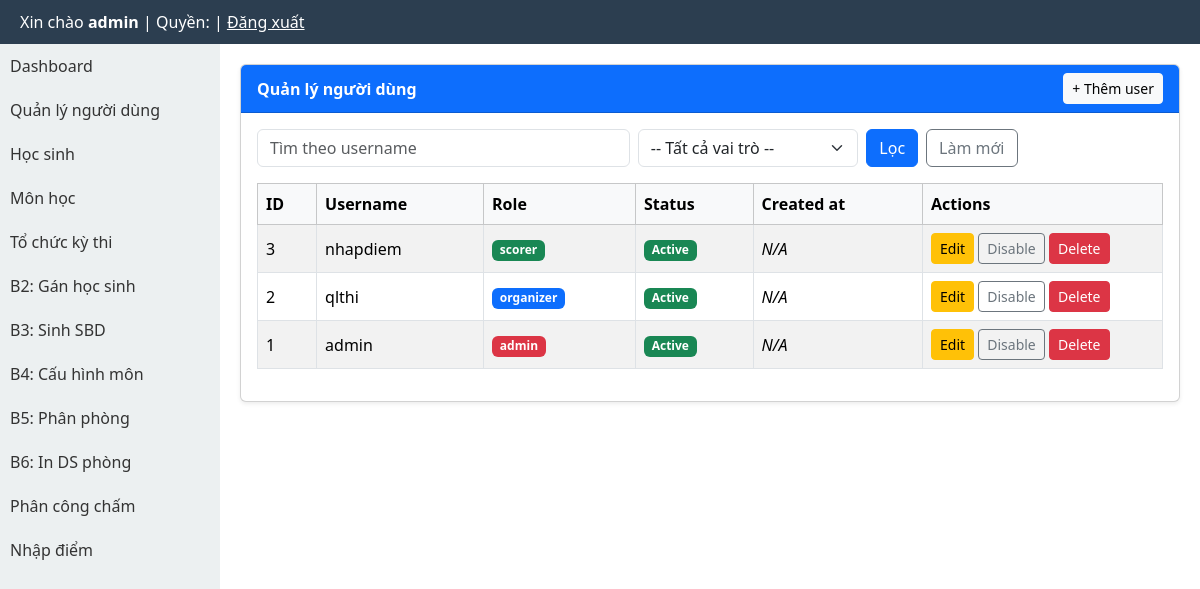
The app's page /modules/users/index.php (signed in) with its own data.
### tables this page shows
CREATE TABLE users (
  id INTEGER PRIMARY KEY AUTOINCREMENT,
  username TEXT UNIQUE,
  password TEXT,
  role TEXT,
  active INTEGER DEFAULT 1
);

### modules/users/_common.php (called while the page is built, shortened)
<?php
function users_badge_class(string $role): string
{
    return match ($role) {
        'admin' => 'bg-danger',
        'organizer' => 'bg-primary',
        'scorer' => 'bg-success',
        default => 'bg-secondary',
    };
}
function users_has_created_at(PDO $pdo): bool
{
    $stmt = $pdo->query("PRAGMA table_info(users)");
    $columns = $stmt->fetchAll(PDO::FETCH_ASSOC);
    return false;
}

### modules/users/index.php (the view, shortened to what this page needs)
<?php
require_once BASE_PATH . '/modules/users/_common.php';
$search = trim((string) ($_GET['q'] ?? ''));
$page = max(1, (int) ($_GET['page'] ?? 1));
$perPage = 10;
$offset = ($page - 1) * $perPage;
$filters = [];
$whereSql = $filters ? (' WHERE ' . implode(' AND ', $filters)) : '';
$hasCreatedAt = users_has_created_at($pdo);
$selectCreated = $hasCreatedAt ? ', created_at' : '';
$sql = 'SELECT id, username, role, active' . $selectCreated . ' FROM users'
    . $whereSql
    . ' ORDER BY id DESC LIMIT :limit OFFSET :offset';
$stmt = $pdo->prepare($sql);
$stmt->bindValue(':limit', $perPage, PDO::PARAM_INT);
$stmt->bindValue(':offset', $offset, PDO::PARAM_INT);
$stmt->execute();
$users = $stmt->fetchAll(PDO::FETCH_ASSOC);
require_once BASE_PATH . '/layout/header.php';
?>
<link href="https://cdn.jsdelivr.net/npm/bootstrap@5.3.3/dist/css/bootstrap.min.css" rel="stylesheet">
<div class="students-layout" style="display:flex;min-height:calc(100vh - 44px);">
    <?php require_once BASE_PATH . '/layout/sidebar.php'; ?>
    <div class="students-main" style="flex:1;padding:20px;min-width:0;">
        <div class="card shadow-sm">
            <div class="card-header bg-primary text-white d-flex justify-content-between align-items-center">
                <strong>Quản lý người dùng</strong>
                <a href="<?= BASE_URL ?>/modules/users/create.php" class="btn btn-light btn-sm">+ Thêm user</a>
            </div>
            <div class="card-body">
                <form method="get" class="row g-2 mb-3">
                    <div class="col-md-5">
                        <input type="text" class="form-control" name="q" placeholder="Tìm theo username" value="<?= htmlspecialchars($search, ENT_QUOTES, 'UTF-8') ?>">
                    </div>
                    <div class="col-md-3">
                        <select class="form-select" name="role">
                            <option value="">-- Tất cả vai trò --</option>
                        </select>
                    </div>
                    <div class="col-md-4 d-flex gap-2">
                        <button type="submit" class="btn btn-primary">Lọc</button>
                        <a href="<?= BASE_URL ?>/modules/users/index.php" class="btn btn-outline-secondary">Làm mới</a>
                    </div>
                </form>
                <div class="table-responsive">
                    <table class="table table-striped table-bordered align-middle">
                        <thead class="table-light">
                            <tr>
                                <th>ID</th>
                                <th>Username</th>
                                <th>Role</th>
                                <th>Status</th>
                                <th>Created at</th>
                                <th style="width:240px;">Actions</th>
                            </tr>
                        </thead>
                        <tbody>
                            <?php if (empty($users)): ?>
                                <tr><td colspan="6" class="text-center">Không có dữ liệu.</td></tr>
                            <?php else: ?>
                                <?php foreach ($users as $user): ?>
                                    <tr>
                                        <td><?= (int) $user['id'] ?></td>
                                        <td><?= htmlspecialchars((string) $user['username'], ENT_QUOTES, 'UTF-8') ?></td>
                                        <td><span class="badge <?= users_badge_class((string) $user['role']) ?>"><?= htmlspecialchars((string) $user['role'], ENT_QUOTES, 'UTF-8') ?></span></td>
                                        <td>
                                            <?php if ((int) $user['active'] === 1): ?>
                                                <span class="badge bg-success">Active</span>
                                            <?php else: ?>
                                                <span class="badge bg-secondary">Disabled</span>
                                            <?php endif; ?>
                                        </td>
                                        <td>
                                            <?= $hasCreatedAt ? htmlspecialchars((string) ($user['created_at'] ?? ''), ENT_QUOTES, 'UTF-8') : '<em>N/A</em>' ?>
                                        </td>
                                        <td>
                                            <a class="btn btn-sm btn-warning" href="<?= BASE_URL ?>/modules/users/edit.php?id=<?= (int) $user['id'] ?>">Edit</a>
                                            <form method="post" class="d-inline">
                                                <button type="submit" class="btn btn-sm <?= (int) $user['active'] === 1 ? 'btn-outline-secondary' : 'btn-outline-success' ?>">
                                                    <?= (int) $user['active'] === 1 ? 'Disable' : 'Enable' ?>
                                                </button>
                                            </form>
                                            <a class="btn btn-sm btn-danger" href="<?= BASE_URL ?>/modules/users/delete.php?id=<?= (int) $user['id'] ?>">Delete</a>
                                        </td>
                                    </tr>
                                <?php endforeach; ?>
                            <?php endif; ?>
                        </tbody>
                    </table>
                </div>
            </div>
        </div>
    </div>
</div>
<?php require_once BASE_PATH . '/layout/footer.php'; ?>

### templates/header.php (style rules this page uses)
* { box-sizing: border-box; }
body { margin:0; font-family: Arial; }

### records on screen
users: id "3", username "nhapdiem", role "scorer", active "Active"
users: id "2", username "qlthi", role "organizer", active "Active"
users: id "1", username "admin", role "admin", active "Active"

### other values on screen
$_SESSION['user']['username'] "admin"
